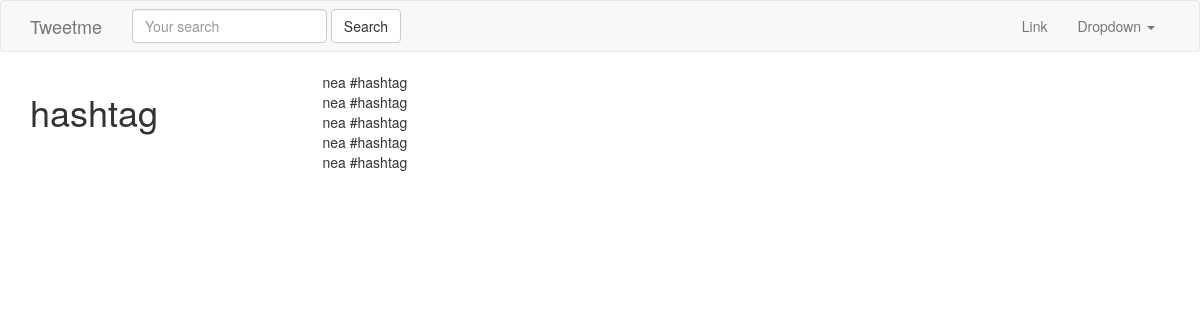
The page /tags/hashtag/ on the database its author committed.
### hashtags/models.py (models this page shows, shortened)
class HashTag(models.Model):
    tag = models.CharField(max_length=120)
    timestamp = models.DateTimeField(auto_now_add=True)
    def get_tweets(self):
        return Tweet.objects.filter(content__icontains="#" + self.tag)

### tweets/models.py (models this page shows, shortened)
class Tweet(models.Model):
    parent      = models.ForeignKey("self", blank=True, null=True)
    user        = models.ForeignKey(settings.AUTH_USER_MODEL)
    content     = models.CharField(max_length=140, validators=[validate_content])
    updated     = models.DateTimeField(auto_now=True)
    timestamp   = models.DateTimeField(auto_now_add=True)
    objects = TweetManager()
    class Meta:
        ordering = ['-timestamp']

### hashtags/views.py (the view)
# urls.py: url(r'^tags/(?P<hashtag>.*)/$', HashTagView.as_view(), name='hashtag'),
class HashTagView(View):
    def get(self, request, hashtag, *args, **kwargs):
        obj, created = HashTag.objects.get_or_create(tag=hashtag)
        return render(request, 'hashtags/tag_view.html', {"obj": obj})

### hashtags/templates/hashtags/tag_view.html
{% extends "base.html" %}
{% block content %}
    <div class='row'>
        <div class='col-sm-3 col-xs-12'>
        <h1>{{ obj.tag }}</h1>
        </div>
        <div class='col-sm-9 '>
          {% for tweet in obj.get_tweets %}
          {{ tweet.content }} <br/>
          {% endfor %}
        </div>
    </div>
{% endblock content %}

### rows shown on the page
HashTag: tag "hashtag"
Tweet: content "nea #hashtag"
Tweet: content "nea #hashtag"
Tweet: content "nea #hashtag"
Tweet: content "nea #hashtag"
Tweet: content "nea #hashtag"
